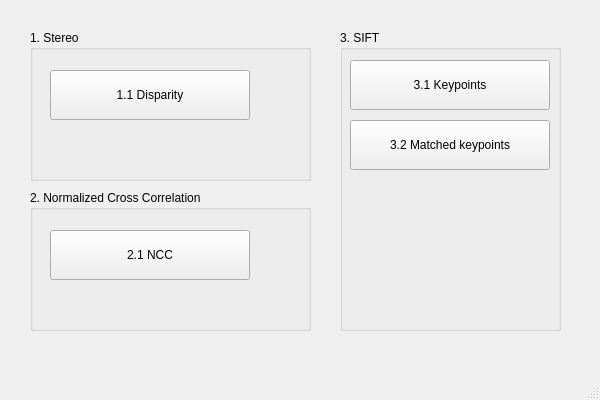
<?xml version="1.0" encoding="UTF-8"?>
<ui version="4.0">
 <class>MainWindow</class>
 <widget class="QMainWindow" name="MainWindow">
  <property name="geometry">
   <rect>
    <x>0</x>
    <y>0</y>
    <width>600</width>
    <height>400</height>
   </rect>
  </property>
  <property name="windowTitle">
   <string>Cv2019_Hw2</string>
  </property>
  <widget class="QWidget" name="centralwidget">
   <widget class="QGroupBox" name="groupBox">
    <property name="geometry">
     <rect>
      <x>30</x>
      <y>30</y>
      <width>281</width>
      <height>151</height>
     </rect>
    </property>
    <property name="title">
     <string>1. Stereo</string>
    </property>
    <widget class="QPushButton" name="disparity_btn">
     <property name="geometry">
      <rect>
       <x>20</x>
       <y>40</y>
       <width>200</width>
       <height>50</height>
      </rect>
     </property>
     <property name="text">
      <string>1.1 Disparity</string>
     </property>
    </widget>
   </widget>
   <widget class="QGroupBox" name="groupBox_2">
    <property name="geometry">
     <rect>
      <x>30</x>
      <y>190</y>
      <width>281</width>
      <height>141</height>
     </rect>
    </property>
    <property name="title">
     <string>2. Normalized Cross Correlation</string>
    </property>
    <widget class="QPushButton" name="ncc_btn">
     <property name="geometry">
      <rect>
       <x>20</x>
       <y>40</y>
       <width>200</width>
       <height>50</height>
      </rect>
     </property>
     <property name="text">
      <string>2.1 NCC</string>
     </property>
    </widget>
   </widget>
   <widget class="QGroupBox" name="groupBox_3">
    <property name="geometry">
     <rect>
      <x>340</x>
      <y>30</y>
      <width>221</width>
      <height>301</height>
     </rect>
    </property>
    <property name="title">
     <string>3. SIFT</string>
    </property>
    <widget class="QPushButton" name="keypoints_btn">
     <property name="geometry">
      <rect>
       <x>10</x>
       <y>30</y>
       <width>200</width>
       <height>50</height>
      </rect>
     </property>
     <property name="text">
      <string>3.1 Keypoints</string>
     </property>
    </widget>
    <widget class="QPushButton" name="matchKeypoints_btn">
     <property name="geometry">
      <rect>
       <x>10</x>
       <y>90</y>
       <width>200</width>
       <height>50</height>
      </rect>
     </property>
     <property name="text">
      <string>3.2 Matched keypoints</string>
     </property>
    </widget>
   </widget>
  </widget>
  <widget class="QMenuBar" name="menubar">
   <property name="geometry">
    <rect>
     <x>0</x>
     <y>0</y>
     <width>600</width>
     <height>22</height>
    </rect>
   </property>
  </widget>
  <widget class="QStatusBar" name="statusbar"/>
 </widget>
 <resources/>
 <connections/>
</ui>
